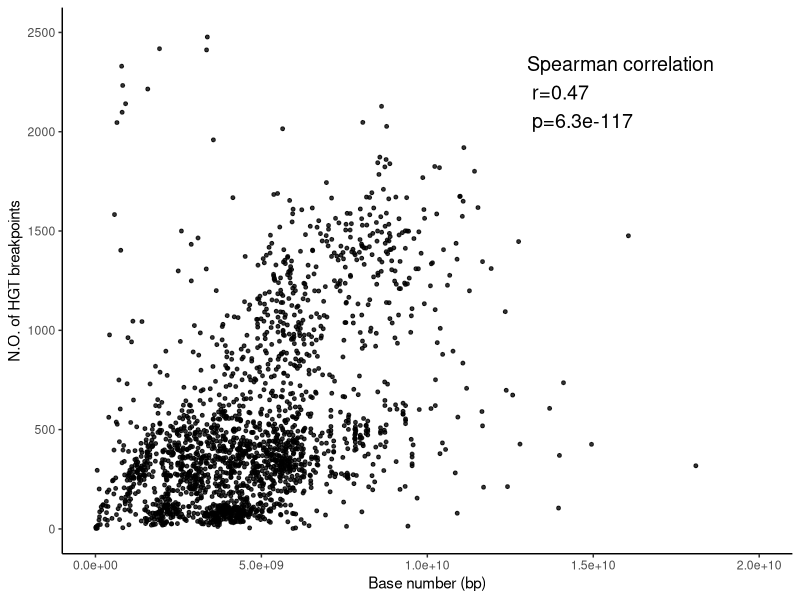

Generate this figure with R:
library(ggplot2)
library(dplyr)
require(gridExtra)
library(grid)
library(cowplot)

df<-read.table("basic_stasitcis_count.csv", sep=",", header=TRUE)
pdf(file="HGT_amount.pdf", width=6, height=6, onefile=FALSE)

# p1<-ggplot(filter(df), aes(x=Bkp_count, y = after_stat(density))) +
#   # geom_histogram(position="identity", alpha=0.5,bins = 50, fill="skyblue", color="skyblue")+
#   geom_histogram(aes(y=..density..), 
#                  position="identity", bins=50, color="darkblue", fill="lightblue")+
#   xlab("No. of HGT BKP pairs")+
#   ylab("Density")+
#   # geom_density(lwd = 0.3, colour = "#F8766D",
#   #              fill = 4, alpha = 0.25)+
#   geom_density(alpha=.2) +
#   xlim(0, 2000)+
#   theme_classic()+
#   theme(panel.grid.major = element_blank(),
#         panel.grid.minor = element_blank(),
#         axis.line = element_line(colour = "black"),legend.position = "top")+ geom_vline(aes(xintercept=median(Bkp_count)),
                                                                                        # color="black", linetype="dashed", size=1)
p <- ggplot(df, aes(Bases, Bkp_count))
p + geom_point(alpha = 8/10, size=1)+
  xlim(c(0, 20000000000))+ylim(c(0, 2500))+
  theme_classic() +
  #geom_abline(colour='lightblue', linetype = 2, size=0.5)+
  xlab("Base number (bp)")+
  ylab("N.O. of HGT breakpoints")+
  annotate("text", x = 13000000000, y = 2200, label = "Spearman correlation\n r=0.47 \n p=6.3e-117", size = 5, color = "black", hjust = 0)



dev.off()


